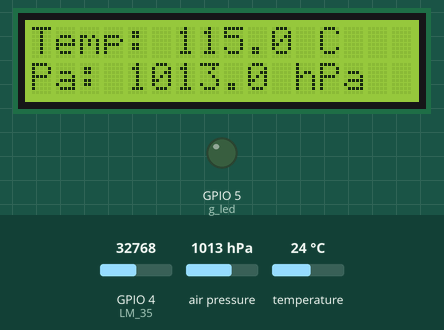
Bench run of a program on a simulated ESP32 board running MicroPython. Parts: 16×2 character LCD, output pins drawn as LEDs (lit = HIGH). Inputs (shaded band) come from the test bench; at power-on: GPIO 4 (LM_35) = 32768, air pressure 1013 hPa, temperature 24 °C (analog values on the 0–65535 scale). Library files of the repository ran but are not shown: bmp280.py, lcd_api.py; pins used as bus, display or sensor lines are not drawn; what the program prints to the serial console is not drawn.

Above: at 1.2 s.
1.3 s: GPIO 4 (LM_35) set to 15936
At 15.2 s:
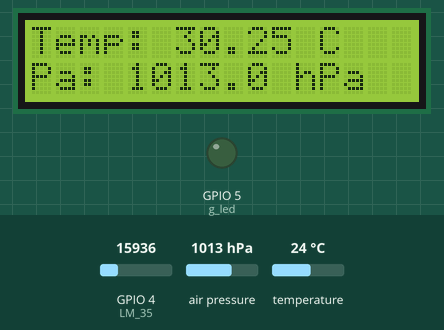
15.3 s: GPIO 4 (LM_35) set to 14288
26.6 s: air pressure set to 952 hPa
At 40.5 s:
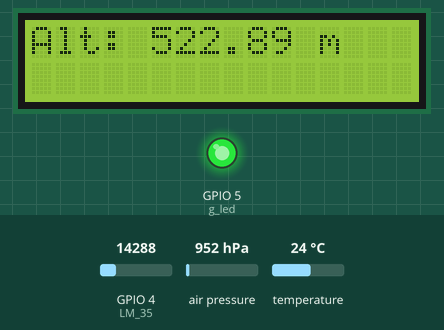
40.6 s: air pressure set to 975 hPa
At 45.6 s:
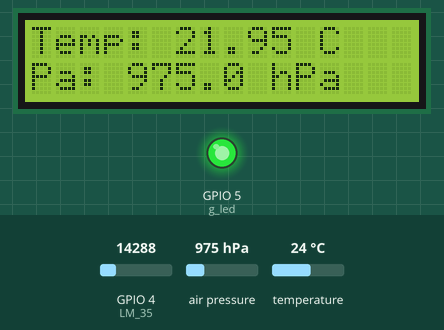
46.8 s: air pressure set to 1000 hPa
At 60.9 s:
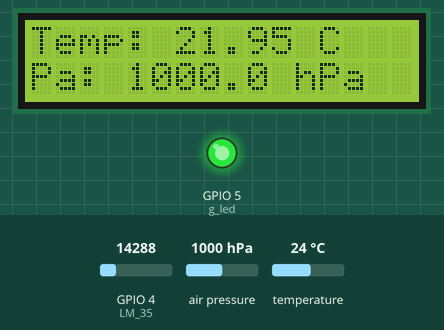
Timing chart, 0 to 61.8 s (numbered marks = the images above; inputs shaded):
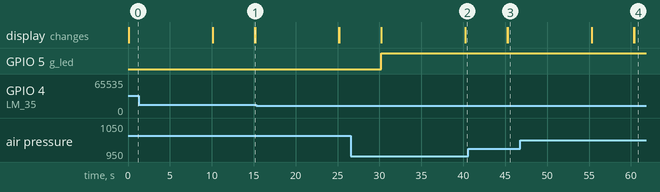

The program:

main.py
```python
import utime
from machine import Pin, ADC, I2C
from gpio_lcd import GpioLcd
from bmp280 import *

lcd = GpioLcd(rs_pin=Pin(16),
              enable_pin=Pin(17),
              d4_pin=Pin(18),
              d5_pin=Pin(19),
              d6_pin=Pin(20),
              d7_pin=Pin(21),
              num_lines=2, num_columns=16)

LM_35 = ADC(4)
bus = I2C(0, scl=Pin(1), sda=Pin(0), freq=200000)
BMP_280 = BMP280(bus)
BMP_280.use_case(BMP280_CASE_INDOOR)

g_led = Pin(5, Pin.OUT)
r_led = Pin(4, Pin.OUT)
g_led.value(0)
r_led.value(0)

def lm_35_temp():
    raw_adc = LM_35.read_u16()
    temp_c = (raw_adc * 3.3 / 65535 - 0.5) * 100  #convert the raw ADC value to temperature in Celsius

    return round(temp_c, 2)


def bmp_reading():
    temperature = BMP_280.temperature
    pressure = BMP_280.pressure
    p_hpa = pressure / 100
    #p_bar = pressure / 100000
    #p_mmHg = pressure / 133.3224

    return p_hpa


def altitude_calculation(atom_pressure):
    sea_level_pressure = 1013.25
    pressure_ratio = atom_pressure / sea_level_pressure
    alt = 44330 * (1 - (pressure_ratio**(1 / 5.255)))

    return alt


while True:
    temp = lm_35_temp()
    pressure = bmp_reading()
    alt = altitude_calculation(pressure)

    if temp >= 25:
        g_led.value(0)
        r_led.value(1)
    else:
        r_led.value(0)
        g_led.value(1)

    print(f"Temperature: {temp} C")
    print(f"Pressure: {pressure} hPa")
    print(f"Altitude: {alt} m")
    lcd.clear()
    lcd.putstr(f"Temp: {round(temp, 2)} C")
    lcd.putstr(f"\nPa: {round(pressure, 2)} hPa")
    utime.sleep(10)
    lcd.clear()
    lcd.putstr(f"Alt: {round(alt, 2)} m")
    utime.sleep(5)
```

gpio_lcd.py
```python
"""Implements a HD44780 character LCD connected via ESP32 GPIO pins."""

from lcd_api import LcdApi
from machine import Pin
from utime import sleep_ms, sleep_us


class GpioLcd(LcdApi):
    """Implements a HD44780 character LCD connected via ESP32 GPIO pins."""

    def __init__(self, rs_pin, enable_pin, d0_pin=None, d1_pin=None,
                 d2_pin=None, d3_pin=None, d4_pin=None, d5_pin=None,
                 d6_pin=None, d7_pin=None, rw_pin=None, backlight_pin=None,
                 num_lines=2, num_columns=16):
        """Constructs the GpioLcd object. All of the arguments must be machine.Pin
        objects which describe which pin the given line from the LCD is
        connected to.
        When used in 4-bit mode, only D4, D5, D6, and D7 are physically
        connected to the LCD panel. This function allows you call it like
        GpioLcd(rs, enable, D4, D5, D6, D7) and it will interpret that as
        if you had actually called:
        GpioLcd(rs, enable, d4=D4, d5=D5, d6=D6, d7=D7)
        The enable 8-bit mode, you need pass d0 through d7.
        The rw pin isn't used by this library, but if you specify it, then
        it will be set low.
        """
        self.rs_pin = rs_pin
        self.enable_pin = enable_pin
        self.rw_pin = rw_pin
        self.backlight_pin = backlight_pin
        self._4bit = True
        if d4_pin and d5_pin and d6_pin and d7_pin:
            self.d0_pin = d0_pin
            self.d1_pin = d1_pin
            self.d2_pin = d2_pin
            self.d3_pin = d3_pin
            self.d4_pin = d4_pin
            self.d5_pin = d5_pin
            self.d6_pin = d6_pin
            self.d7_pin = d7_pin
            if self.d0_pin and self.d1_pin and self.d2_pin and self.d3_pin:
                self._4bit = False
        else:
            # This is really 4-bit mode, and the 4 data pins were just
            # passed as the first 4 arguments, so we switch things around.
            self.d0_pin = None
            self.d1_pin = None
            self.d2_pin = None
            self.d3_pin = None
            self.d4_pin = d0_pin
            self.d5_pin = d1_pin
            self.d6_pin = d2_pin
            self.d7_pin = d3_pin
        self.rs_pin.init(Pin.OUT)
        self.rs_pin.value(0)
        if self.rw_pin:
            self.rw_pin.init(Pin.OUT)
            self.rw_pin.value(0)
        self.enable_pin.init(Pin.OUT)
        self.enable_pin.value(0)
        self.d4_pin.init(Pin.OUT)
        self.d5_pin.init(Pin.OUT)
        self.d6_pin.init(Pin.OUT)
        self.d7_pin.init(Pin.OUT)
        self.d4_pin.value(0)
        self.d5_pin.value(0)
        self.d6_pin.value(0)
        self.d7_pin.value(0)
        if not self._4bit:
            self.d0_pin.init(Pin.OUT)
            self.d1_pin.init(Pin.OUT)
            self.d2_pin.init(Pin.OUT)
            self.d3_pin.init(Pin.OUT)
            self.d0_pin.value(0)
            self.d1_pin.value(0)
            self.d2_pin.value(0)
            self.d3_pin.value(0)
        if self.backlight_pin is not None:
            self.backlight_pin.init(Pin.OUT)
            self.backlight_pin.value(0)

        # See about splitting this into begin

        sleep_ms(20)   # Allow LCD time to powerup
        # Send reset 3 times
        self.hal_write_init_nibble(self.LCD_FUNCTION_RESET)
        sleep_ms(5)    # need to delay at least 4.1 msec
        self.hal_write_init_nibble(self.LCD_FUNCTION_RESET)
        sleep_ms(1)
        self.hal_write_init_nibble(self.LCD_FUNCTION_RESET)
        sleep_ms(1)
        cmd = self.LCD_FUNCTION
        if not self._4bit:
            cmd |= self.LCD_FUNCTION_8BIT
        self.hal_write_init_nibble(cmd)
        sleep_ms(1)
        LcdApi.__init__(self, num_lines, num_columns)
        if num_lines > 1:
            cmd |= self.LCD_FUNCTION_2LINES
        self.hal_write_command(cmd)

    def hal_pulse_enable(self):
        """Pulse the enable line high, and then low again."""
        self.enable_pin.value(0)
        sleep_us(1)
        self.enable_pin.value(1)
        sleep_us(1)       # Enable pulse needs to be > 450 nsec
        self.enable_pin.value(0)
        sleep_us(100)     # Commands need > 37us to settle

    def hal_write_init_nibble(self, nibble):
        """Writes an initialization nibble to the LCD.
        This particular function is only used during initialization.
        """
        self.hal_write_4bits(nibble >> 4)

    def hal_backlight_on(self):
        """Allows the hal layer to turn the backlight on."""
        if self.backlight_pin:
            self.backlight_pin.value(1)

    def hal_backlight_off(self):
        """Allows the hal layer to turn the backlight off."""
        if self.backlight_pin:
            self.backlight_pin.value(0)

    def hal_write_command(self, cmd):
        """Writes a command to the LCD.
        Data is latched on the falling edge of E.
        """
        self.rs_pin.value(0)
        self.hal_write_8bits(cmd)
        if cmd <= 3:
            # The home and clear commands require a worst
            # case delay of 4.1 msec
            sleep_ms(5)

    def hal_write_data(self, data):
        """Write data to the LCD."""
        self.rs_pin.value(1)
        self.hal_write_8bits(data)

    def hal_write_8bits(self, value):
        """Writes 8 bits of data to the LCD."""
        if self.rw_pin:
            self.rw_pin.value(0)
        if self._4bit:
            self.hal_write_4bits(value >> 4)
            self.hal_write_4bits(value)
        else:
            self.d3_pin.value(value & 0x08)
            self.d2_pin.value(value & 0x04)
            self.d1_pin.value(value & 0x02)
            self.d0_pin.value(value & 0x01)
            self.hal_write_4bits(value >> 4)

    def hal_write_4bits(self, nibble):
        """Writes 4 bits of data to the LCD."""
        self.d7_pin.value(nibble & 0x08)
        self.d6_pin.value(nibble & 0x04)
        self.d5_pin.value(nibble & 0x02)
        self.d4_pin.value(nibble & 0x01)
        self.hal_pulse_enable()
```
